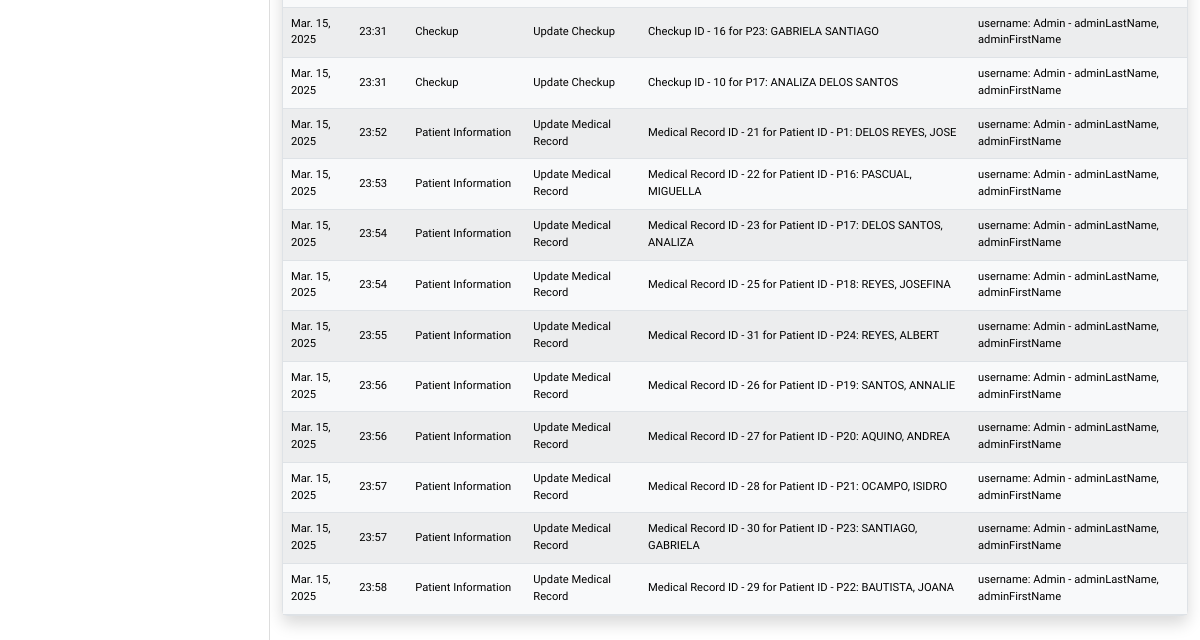
Page /logs/ (signed in, lower part) on the earlier database version.
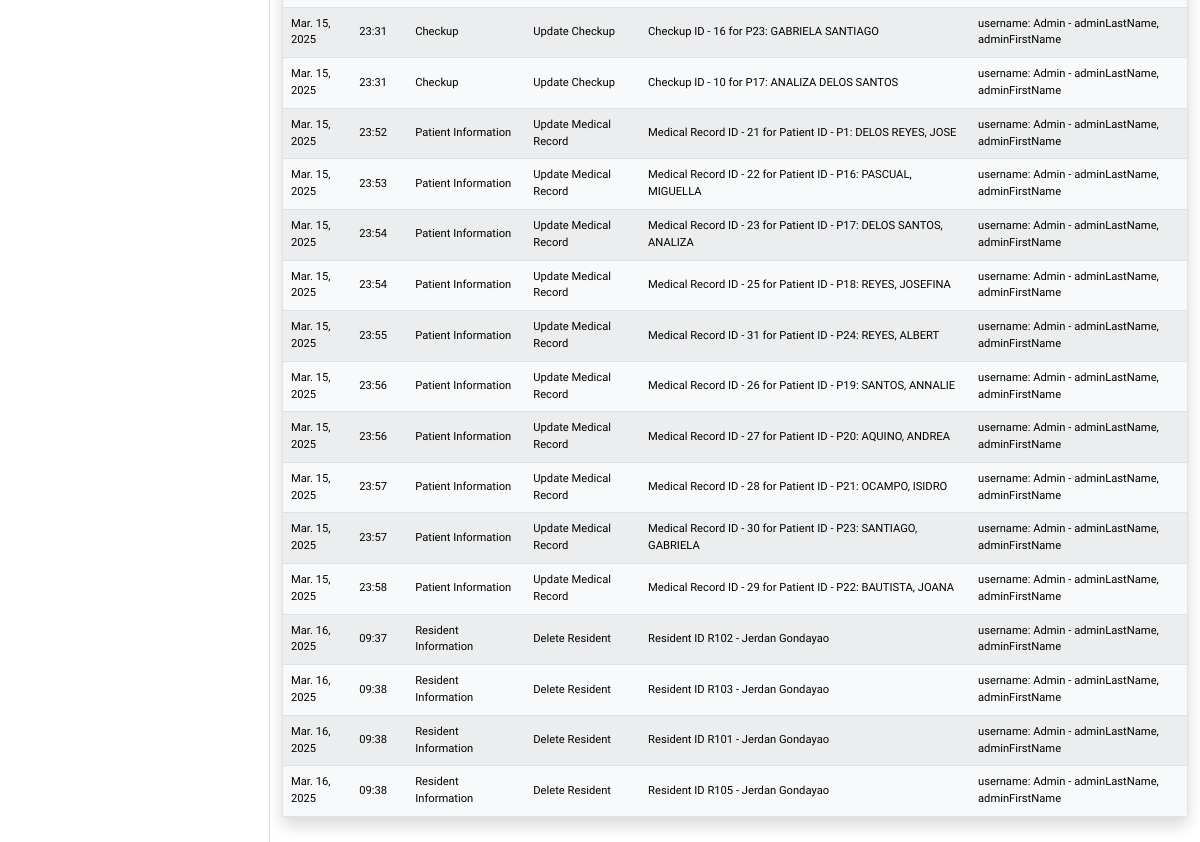
Same page on the later database version.
### logs/models.py (models this page shows)
class Logs(models.Model):
    datelog = models.DateField()
    timelog = models.TimeField()
    module = models.CharField(max_length=20)
    action = models.CharField(max_length=20)
    performed_to = models.CharField(max_length=20)
    performed_by = models.CharField(max_length=20)

### users/decorators.py (the view)
        def wrapper(request, *args, **kwargs):
            try:
                profile = request.user.userprofile
                if profile.userrole == 'ADMIN' or profile.userrole in allowed_roles:
                    return view_func(request, *args, **kwargs)
                else:
                    messages.warning(
                        request,
                        f"You don't have permission to access the {module_name} module."
                    )
                    return redirect('home')
            except UserProfile.DoesNotExist:
                messages.warning(
                    request,
                    f"Complete your profile to access the {module_name} module."
                )
                return redirect('home')

### logs/views.py (called while the page is built)
@login_required
@role_required(['ADMIN'], 'Logs')
def logs_list(request):
    start_date = request.GET.get('start_date')
    end_date = request.GET.get('end_date')
    logs = Logs.objects.all()
    if start_date and end_date:
        logs = logs.filter(datelog__range=[start_date, end_date])
    elif start_date:
        logs = logs.filter(datelog__gte=start_date)
    elif end_date:
        logs = logs.filter(datelog__lte=end_date)
    return render(request, 'logs/logs_list.html', {'logs': logs})

### logs/templates/logs/logs_list.html (shortened to what this page needs)
{% extends "home/layout.html" %}
{% block body %}
<article class="content-section border rounded p-0 shadow">
  <div class="table-responsive mt-2">
    <table class="table table-light table-striped text-center m-0 px-0 projectTables" id="dataTable">
      <tbody>
        {% for log in logs %}
        <tr>
          <td class="align-middle text-start">{{ log.datelog|date:"M. d, Y" }}</td>
          <td class="align-middle text-start">
            {% if log.timelog %}
              {{ log.timelog|time:"H:i" }}
            {% else %}
              N/A
            {% endif %}
          </td>
          <td class="align-middle text-start">{{ log.module }}</td>
          <td class="align-middle text-start">{{ log.action }}</td>
          <td class="align-middle text-start">{{ log.performed_to }}</td>
          <td class="align-middle text-start">{{ log.performed_by }}</td>
        </tr>
        {% endfor %}
      </tbody>
    </table>
  </div>
</article>
{% endblock body %}

Differences in the rows shown:
added Logs: datelog "Mar. 16, 2025", timelog "09:37", module "Resident Information", action "Delete Resident", performed_to "Resident ID R102 - Jerdan Gondayao", performed_by "username: Admin - adminLastName, adminFirstName"
added Logs: datelog "Mar. 16, 2025", timelog "09:38", module "Resident Information", action "Delete Resident", performed_to "Resident ID R103 - Jerdan Gondayao", performed_by "username: Admin - adminLastName, adminFirstName"
added Logs: datelog "Mar. 16, 2025", timelog "09:38", module "Resident Information", action "Delete Resident", performed_to "Resident ID R101 - Jerdan Gondayao", performed_by "username: Admin - adminLastName, adminFirstName"
added Logs: datelog "Mar. 16, 2025", timelog "09:38", module "Resident Information", action "Delete Resident", performed_to "Resident ID R105 - Jerdan Gondayao", performed_by "username: Admin - adminLastName, adminFirstName"
